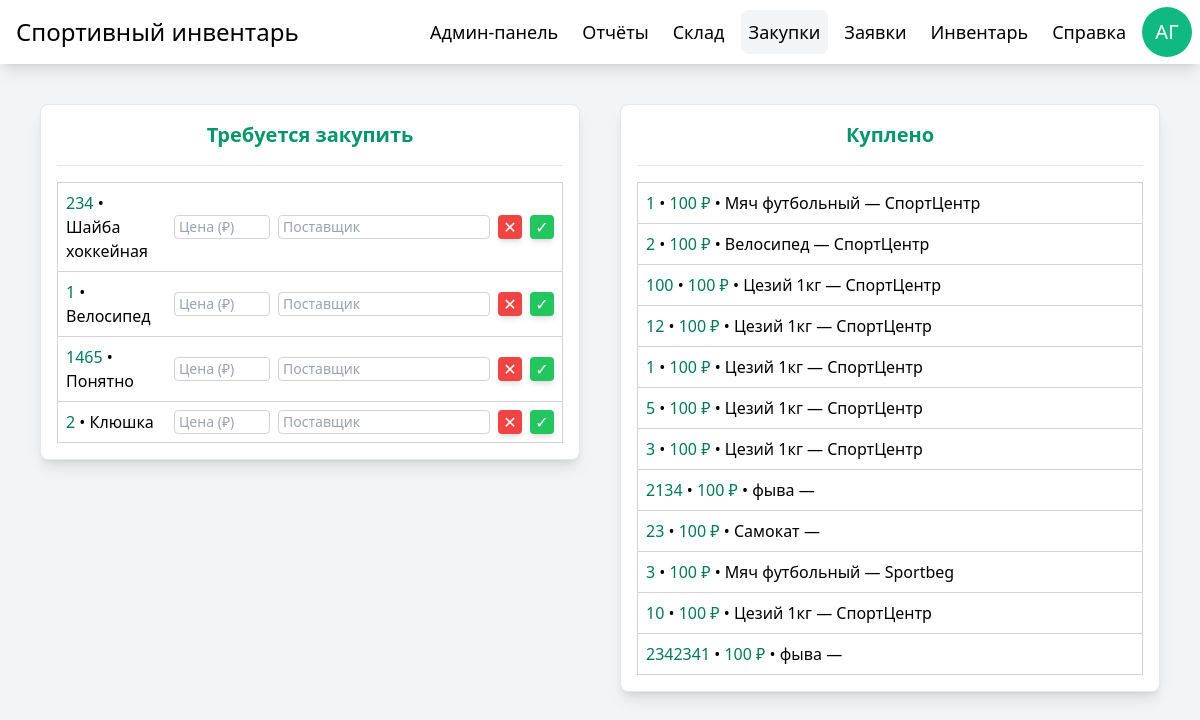
Page /purchases/ (signed in) on the earlier database version.
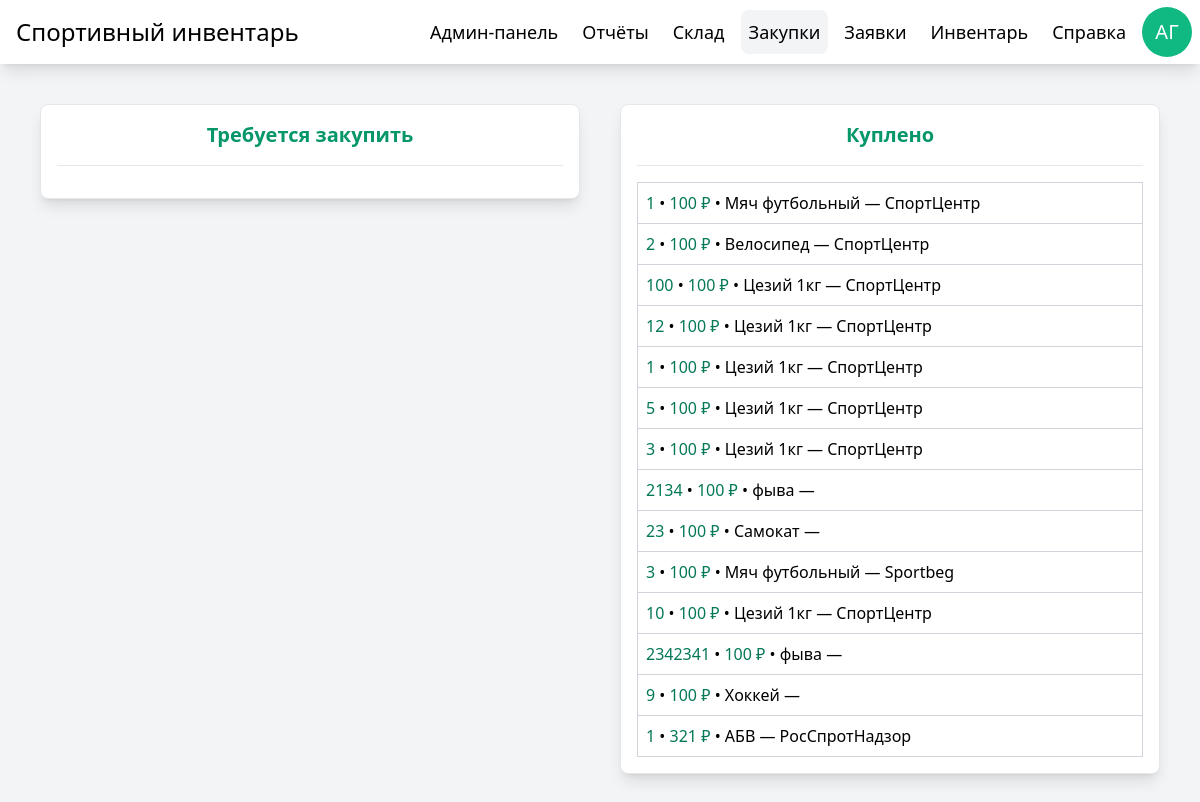
Same page on the later database version.
### manager/models.py (models this page shows, shortened)
class User(AbstractUser):
    patronymic = models.CharField(max_length=64, blank=True, null=True)
    verified = models.BooleanField(default=False)

class Purchase(models.Model):
    ident = models.AutoField(primary_key=True)
    STATES = [
        ('bought', 'Куплено'),
        ('waiting', 'Ожидается')
    ]
    DISTRIBUTORS = [
        ('RosSportNadzor', 'РосСпротНадзор'),
        ('SportCenter', 'СпортЦентр'),
        ('Sportbeg', 'СпортБег'),
    ]
    name = models.CharField(max_length=256)
    quantity = models.PositiveIntegerField(default=1)
    requester = models.ForeignKey(User, on_delete=models.CASCADE, related_name='purchases')  # Автор заявки
    state = models.CharField(max_length=20, choices=STATES, default='waiting')
    distributor = models.CharField(max_length=20, choices=DISTRIBUTORS)
    price = models.PositiveIntegerField(default=100)

### manager/views.py (the view)
# urls.py: path('purchases/', views.purchases, name="purchases"),
@login_required
@verified_check
@user_passes_test(is_admin)
def purchases(request):
    if request.method == "POST":
        handle_purchase_action(request.POST.get("verification"), request.POST.get("distributor"), request.POST.get("price"), request.POST.get("ident"))
    DISTRIBUTORS = ["РосСпротНадзор", "СпортЦентр", "СпортБег"]
    context = {
        'purchases': Purchase.objects.filter(),
        'distributors' : DISTRIBUTORS
    }
    return render(request, 'purchases.html', context)

### manager/views.py (called while the page is built)
def verified_check(view_func):
    @wraps(view_func)
    def wrapper(request, *args, **kwargs):
        if request.user.verified:
            return view_func(request, *args, **kwargs)
        return redirect('not_verified')  # Правильный редирект по URL name или путь
    return wrapper

def is_admin(user):
    return user.is_staff == True

### theme/templates/purchases.html (shortened to what this page needs)
{% extends "base.html" %}
{% block content %}
<div class="w-1/2 p-4 grid gap-4 bg-white border rounded-lg shadow-lg">
    <h2 class="text-xl font-semibold text-center text-primary-600">Требуется закупить</h2>
    <hr>
    <table class="w-full border border-gray-300 border-collapse">
        <tbody>
            {% for purchase in purchases %}
            {% if purchase.state == "waiting" %}
            <tr class="border-b border-gray-300 hover:bg-primary-50 transition">
                <td class="p-2">
                    <p>
                        <span class="text-primary-700">{{ purchase.quantity }}</span>
                        •
                        {{ purchase.name }}
                    </p>
                </td>
                <td class="p-2">
                    <form method="post" class="gap-2 flex justify-end">
                        <input
                            name="price"
                            type="number"
                            placeholder="Цена (₽)"
                            class="w-24 px-1 bg-white text-gray-800 text-sm placeholder-gray-400 border border-gray-300 rounded focus:outline focus:outline-primary-500 transition"
                            min="0"
                            max="9999999.99"
                            step="0.01"
                            required
                        >
                        <input
                            name="distributor"
                            list="distributorsList"
                            type="text"
                            placeholder="Поставщик"
                            class="px-1 bg-white text-gray-800 text-sm placeholder-gray-400 border border-gray-300 rounded focus:outline focus:outline-primary-500 transition"
                            maxlength="256"
                            required
                        >
                        <button
                            name="verification"
                            title="Отклонить"
                            value="reject"
                            class="w-6 h-6 bg-red-500 hover:bg-red-700 text-white rounded shadow-md transition">
                            ✕
                        </button>
                        <button
                            name="verification"
                            title="Одобрить"
                            value="accept"
                            class="w-6 h-6 bg-green-500 hover:bg-green-700 text-white rounded shadow-md transition">
                            ✓
                        </button>
                    </form>
                </td>
            </tr>
            {% endif %}
            {% endfor %}
        </tbody>
    </table>
</div>
<div class="w-1/2 p-4 grid gap-4 bg-white border rounded-lg shadow-lg">
    <h2 class="text-xl font-semibold text-center text-primary-600">Куплено</h2>
    <hr>
    <table class="w-full border border-gray-300 border-collapse">
        <tbody>
            {% for purchase in purchases %}
            {% if purchase.state == "bought" %}
            <tr class="border-b border-gray-300 hover:bg-primary-50 transition">
                <td class="p-2">
                    <p>
                        <span class="text-primary-700 font-medium">{{ purchase.quantity }}</span>
                        •
                        <span class="text-primary-700 font-medium">{{ purchase.price }} ₽</span>
                        •
                        {{ purchase.name }}
                        —
                        {{ purchase.distributor }}
                    </p>
                </td>
            </tr>
            {% endif %}
            {% endfor %}
        </tbody>
    </table>
</div>
{% endblock %}

### theme/templates/base.html (shortened to what this page needs)
{% load static tailwind_tags %}
<!DOCTYPE html>
<html>
<head>
    {% tailwind_css %}
</head>
<body class="bg-gray-100">
    <div class="h-screen flex-row justify-center items-start bg-gray-100">
        <nav class="w-full h-16 flex justify-between items-center bg-white shadow-lg">
            <div class="h-full p-4 flex items-center">
                <h1 class="text-2xl">Спортивный инвентарь</h1>
            </div>
            <div class="h-full p-2 gap-x-2 flex justify-between items-center">
                {% if user.is_staff %}
                <a
                    id="admin_panel"
                    href="{% url 'admin_panel' %}"
                    title="Админ-панель"
                    class="p-2 flex items-center text-lg rounded-lg hover:text-primary-700 hover:bg-gray-100 transition">
                    Админ-панель
                </a>
                <a
                    id="reports"
                    href="{% url 'reports' %}"
                    title="Отчёты"
                    class="p-2 flex items-center text-lg rounded-lg hover:text-primary-700 hover:bg-gray-100 transition">
                    Отчёты
                </a>
                <a
                    id="storage"
                    href="{% url 'storage' %}"
                    title="Склад"
                    class="p-2 flex items-center text-lg rounded-lg hover:text-primary-700 hover:bg-gray-100 transition">
                    Склад
                </a>
                <a
                    id="purchases"
                    href="{% url 'purchases' %}"
                    title="Закупки"
                    class="p-2 flex items-center text-lg rounded-lg hover:text-primary-700 hover:bg-gray-100 transition">
                    Закупки
                </a>
                {% endif %}
                <a
                    id="applications"
                    href="{% url 'applications' %}"
                    title="Заявки"
                    class="p-2 flex items-center text-lg rounded-lg hover:text-primary-700 hover:bg-gray-100 transition">
                    Заявки
                </a>
                <a
                    id="inventory"
                    href="{% url 'inventory' %}"
                    title="Инвентарь"
                    class="p-2 flex items-center text-lg rounded-lg hover:text-primary-700 hover:bg-gray-100 transition">
                    Инвентарь
                </a>
                <a
                    id="help"
                    href="{% url 'help' %}"
                    title="Справка"
                    class="p-2 flex items-center text-lg rounded-lg hover:text-primary-700 hover:bg-gray-100 transition">
                    Справка
                </a>
                {% if user.is_authenticated %}
                <a
                    href="{% url 'profile' %}"
                    title="Профиль"
                    class="flex justify-center items-center bg-primary-500 text-center text-xl text-white rounded-full hover:bg-primary-700 transition"
                    style="width: 50px; height: 50px;">
                    {{ user.first_name|slice:'0:1' }}{{ user.last_name|slice:'0:1' }}
                </a>
                {% endif %}
            </div>
        </nav>
        <div class="w-full p-10 gap-10 flex justify-center items-start">
            {% block content %}{% endblock %}
        </div>
    </div>
</body>
</html>

Differences in the rows shown:
removed Purchase: quantity "234", name "Шайба хоккейная", shown under "Требуется закупить"
removed Purchase: quantity "1", name "Велосипед", shown under "Требуется закупить"
removed Purchase: quantity "1465", name "Понятно", shown under "Требуется закупить"
removed Purchase: quantity "2", name "Клюшка", shown under "Требуется закупить"
added Purchase: quantity "9", price "100", name "Хоккей", shown under "Куплено"
added Purchase: quantity "1", price "321", name "АБВ", distributor "РосСпротНадзор", shown under "Куплено"
